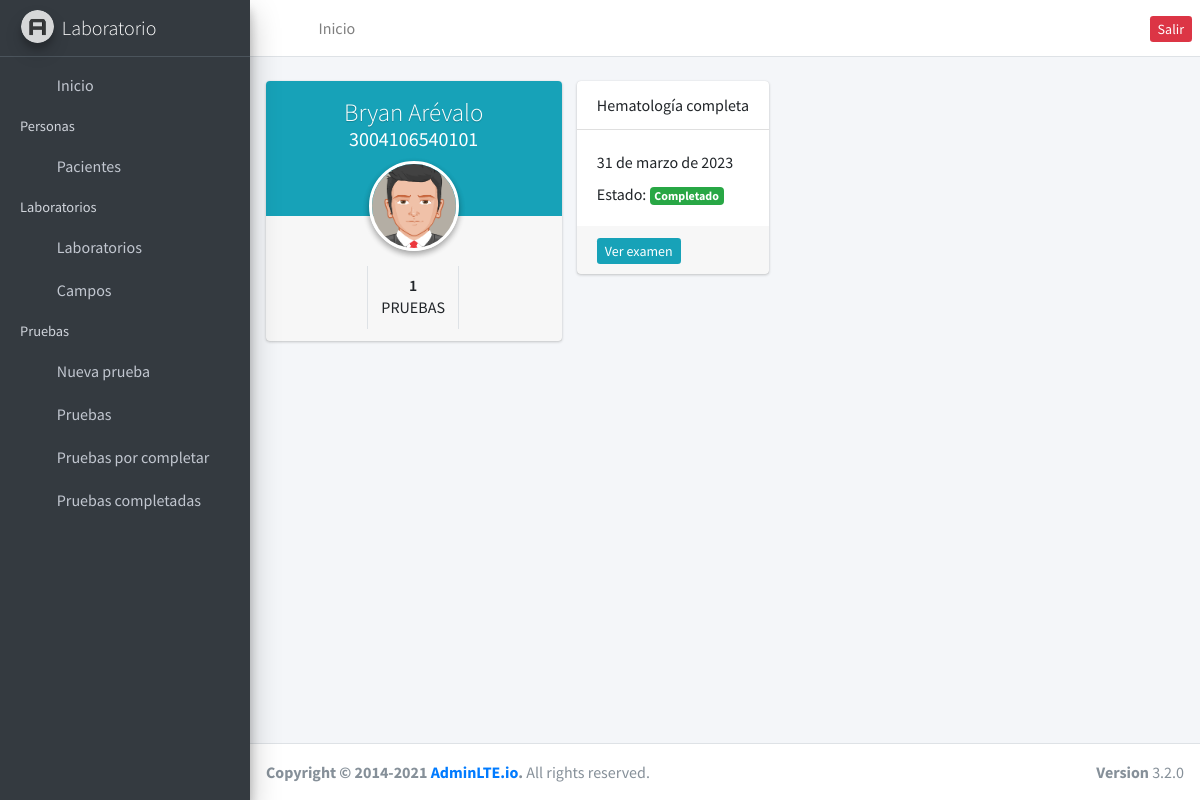
Before: /clients/history/1 (signed in) with the older database file.
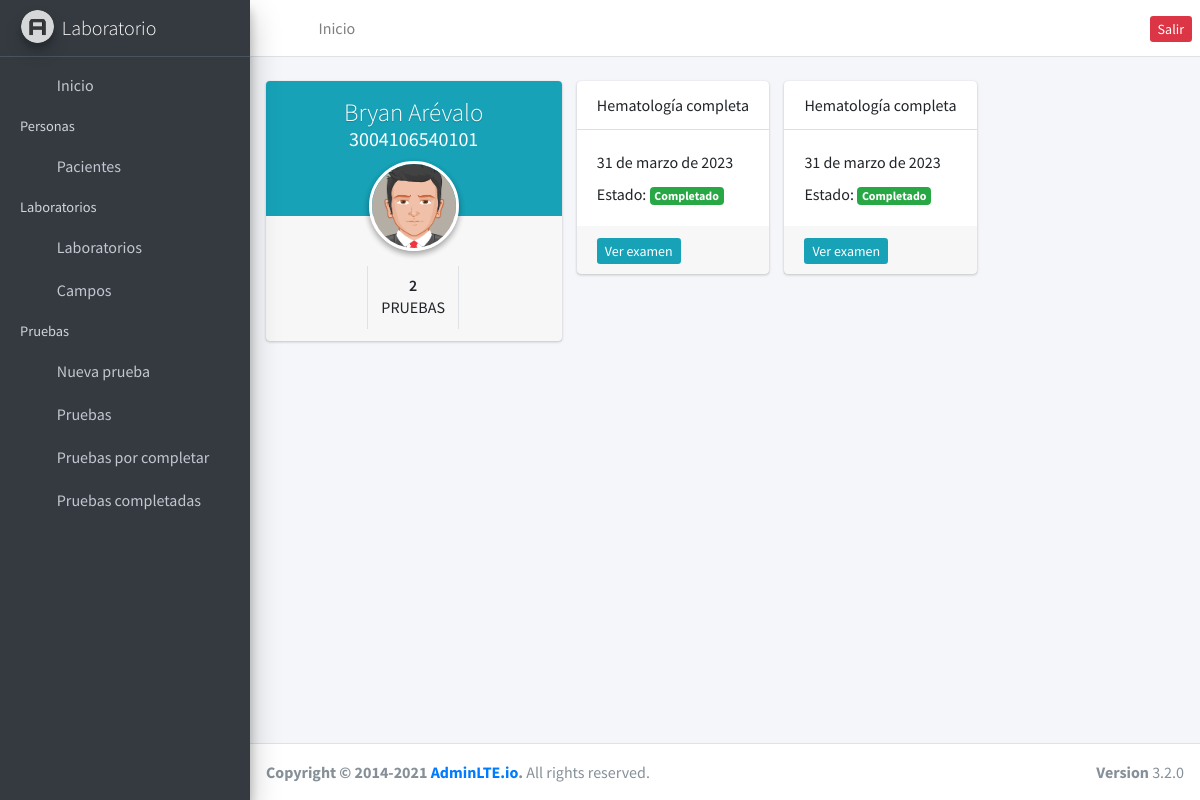
After: the same page with the newer database file.
### testsApp/models.py (models this page shows, shortened)
class Test(models.Model):
    patient = models.ForeignKey(Clients, on_delete=models.PROTECT)
    lab = models.ForeignKey(Laboratory, on_delete=models.PROTECT)
    completed = models.BooleanField(default=False)
    comment = models.CharField(default='No hay comentarios', max_length=255)
    created_at = models.DateField(default=datetime.date.today)

### laboratories/models.py (models this page shows, shortened)
class Laboratory(models.Model):
    name = models.CharField(max_length=255, null=False)
    price = models.FloatField(default=0.00, null=False)

### clientes/views.py (the view)
# urls.py: path('history/<int:id>', history, name='patient_history'),
@login_required
def history(request, id):
    client = Clients.objects.get(id=id)
    tests = Test.objects.filter(patient=id).select_related('lab')
    context = {
        'client': client,
        'tests': tests
    }
    return render(request, 'history.html', context)

### clientes/templates/history.html (shortened to what this page needs)
{% extends 'base.html' %} {% load static %} {% block content %}
<div class="row">
  <div class="col-md-4">
    <div class="card card-widget widget-user">
      <div class="widget-user-header bg-info">
        <h3 class="widget-user-username">{{ client.name }}</h3>
        <h5 class="widget-user-desc">{{ client.dpi }}</h5>
      </div>
      <div class="widget-user-image">
        <img
          class="img-circle elevation-2"
          src="{% static '/dist/img/avatar5.png' %}"
          alt="User Avatar"
        />
      </div>
      <div class="card-footer">
        <div class="row">
          <div class="col-sm-4 border-right">
          </div>
          <div class="col-sm-4 border-right">
            <div class="description-block">
              <h5 class="description-header">{{ tests.count }}</h5>
              <span class="description-text">Pruebas</span>
            </div>
          </div>
          <div class="col-sm-4">
          </div>
        </div>
      </div>
    </div>
  </div>
  <div class="col-md-8">
    <div class="row">
      {% for test in tests %}
      <div class="col-md-4">
        <div class="card text-decoration-none">
          <div class="card-header">{{ test.lab.name }}</div>
          <div class="card-body">
            <div class="center">{{ test.created_at }}</div>
            <div class="mt-2">
              Estado: {% if test.completed %}
              <div class="badge badge-success">Completado</div>
              {% else %}
              <div class="badge badge-danger">Incompleto</div>
              {% endif %}
            </div>
          </div>
          {% if test.completed %}
          <div class="card-footer">
            <a target="_blank" href="{% url 'send_pdf' test.id %}" class="btn-sm btn-info">
              Ver examen
            </a>
          </div>
          {% endif %}
        </div>
      </div>
      {% endfor %}
    </div>
  </div>
</div>
{% endblock %}

Changed rows visible on the page:
added Test: lab.name "Hematología completa", created_at "31 de marzo de 2023", completed "Completado"
Other visible differences:
{{ tests.count }}: "1" → "2"
